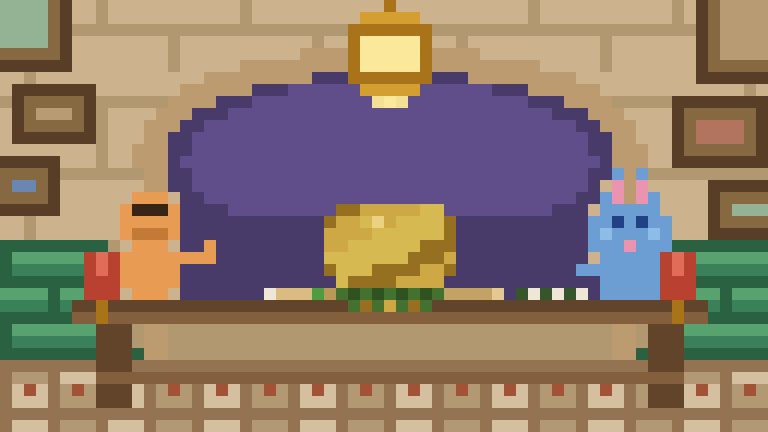

Write the Python code that produced this figure.
from PIL import Image
import math

W, H, S = 64, 36, 12
img = Image.new("RGB", (W*S, H*S), (255,255,255))
pixels = img.load()

def sp(x, y, c):
    if 0<=x<W and 0<=y<H:
        for dy in range(S):
            for dx in range(S):
                pixels[x*S+dx, y*S+dy] = c[:3]

def fl(y1, y2, x1, x2, c):
    for y in range(y1, y2+1):
        for x in range(x1, x2+1):
            sp(x, y, c)

def wrow(y, x1, x2, c):
    for x in range(x1, x2+1):
        sp(x, y, c)

def wcol(x, y1, y2, c):
    for y in range(y1, y2+1):
        sp(x, y, c)

# ── Colors ──
WALL    = (205, 178, 142)
WALL_D  = (178, 152, 112)
WALL_LT = (225, 202, 165)
ARCH_FR = (188, 155, 112)
ARCH_D  = (148, 115, 78)
ARCH_IN = (72, 58, 105)     # 拱门内部（保留，不用）
ARCH_IN2= (95, 78, 138)
TILE_GN  = (58, 128, 88)    # 绿色瓷砖主
TILE_GND = (42, 98, 65)     # 绿色瓷砖暗缝
TILE_GNL = (88, 162, 112)   # 绿色瓷砖亮
ARCH_ST = (218, 215, 205)   # 星星
TILE_A  = (215, 188, 148)
TILE_B  = (185, 155, 112)
TILE_ACC= (162, 82, 55)     # 赤陶
FLOOR_A = (212, 192, 158)
FLOOR_B = (178, 152, 115)
FLOOR_G = (148, 115, 82)    # 地砖网格
TABLE   = (98, 68, 42)
TABLE_L = (132, 95, 62)
CLOTH   = (242, 232, 215)
LAMP_G  = (212, 158, 48)    # 金色灯笼
LAMP_L  = (252, 232, 155)
LAMP_D  = (168, 115, 25)

# 菜肴
PLATE   = (238, 230, 215)
HUMMUS  = (218, 188, 130)
HUMMUS_D= (185, 152, 88)
PITA    = (228, 200, 145)
PITA_D  = (195, 162, 102)
PARSLEY = (78, 155, 65)
OLIVE   = (55, 85, 42)
JUICE   = (185, 65, 48)
JUICE_L = (225, 108, 88)
CANDLE  = (252, 238, 168)
CANDLE_B= (218, 192, 148)

# 角色 - 姜饼人
GB      = (232, 155, 82)
GB_D    = (195, 122, 55)
GB_EYE  = (55, 38, 22)

# 角色 - 蓝兔子
BUN     = (108, 158, 212)
BUN_D   = (78, 125, 182)
BUN_IN  = (235, 148, 178)
BUN_EYE = (32, 65, 132)
BUN_LT  = (142, 188, 232)

# ── 1. 墙面 ──
fl(0, 29, 0, 63, WALL)
fl(24, 29, 0, 63, WALL_D)

# 墙面砖缝（错落）
for _wy in range(0, 30):
    for _wx in range(0, 64):
        _woff = ((_wy + 4) // 6) % 2
        _wxmod = ((_wx - 32) + _woff * 6) % 12
        if (_wy + 4) % 6 == 0 or _wxmod == 0:
            if not (14 <= _wx <= 50 and _wy >= 6):  # 拱门内不画
                sp(_wx, _wy, WALL_D)

# ── 2. 摩尔拱门（宽版：x=13~51，顶部从y=6开始）──
AX = 32
# 拱门内部矩形（宽36格，高y=13~24）
fl(13, 24, 14, 50, ARCH_IN)
# 拱顶椭圆弧（均匀2格描边，中心(32,13)，半宽19，半高7.5）
import math as _am
_ea, _eb = 19.0, 7.5
for y in range(4, 14):
    for x in range(10, 55):
        _ew = ((x - AX)**2) / _ea**2 + ((y - 13)**2) / _eb**2
        if _ew <= 1.0:
            sp(x, y, ARCH_IN)
        else:
            # 检查距椭圆边界的像素距离
            _min_d = 99
            for _ny in range(y-4, y+5):
                for _nx in range(x-4, x+5):
                    _nw = ((_nx - AX)**2) / _ea**2 + ((_ny - 13)**2) / _eb**2
                    if _nw <= 1.0:
                        _min_d = min(_min_d, _am.sqrt((_nx-x)**2+(_ny-y)**2))
            if _min_d <= 2.5:
                sp(x, y, ARCH_FR)

# 拱门框架柱
fl(13, 24, 12, 13, ARCH_FR)
fl(13, 24, 51, 52, ARCH_FR)
# 柱底座
fl(24, 25, 11, 14, ARCH_D)
fl(24, 25, 50, 53, ARCH_D)

# 拱门内渐变（上部稍亮）
for y in range(6, 18):
    for x in range(15, 50):
        _ew = ((x - AX)**2) / 17.0**2 + ((y - 13)**2) / 7.0**2
        if _ew <= 1.0:
            sp(x, y, ARCH_IN2)



# ── 3. 横向绿条瓷砖腰线 y=22~29（拱门外两侧）──
for _ly in range(20, 30):
    for _lx in range(0, 64):
        # 跳过拱门区域（框架和内部）
        if 9 <= _lx <= 54:
            continue
        _rel = _ly - 20
        _loff = (_rel // 3) % 2
        _lxmod = ((_lx - 32) + _loff * 4) % 8
        _lymod = _rel % 3
        if _lymod == 0 or _lxmod == 0:
            sp(_lx, _ly, TILE_GND)
        elif _lymod == 1:
            sp(_lx, _ly, TILE_GNL)
        else:
            sp(_lx, _ly, TILE_GN)
# 拱门内不画腰线（覆盖回去）
fl(22, 24, 14, 50, ARCH_IN)
fl(22, 24, 12, 13, ARCH_FR)
fl(22, 24, 51, 52, ARCH_FR)

# 重画拱门框架柱（盖住砖缝）
fl(13, 29, 12, 13, ARCH_FR)
fl(13, 29, 51, 52, ARCH_FR)

# 横向瓷砖底边深色线
for _bx in range(0, 64):
    if not (12 <= _bx <= 52):
        sp(_bx, 29, TILE_GND)

# ── 4. 几何花砖地板 y=30~35 ──
for y in range(30, 36):
    for x in range(0, 64):
        base = (x//4 + y//4) % 2
        sp(x, y, FLOOR_A if base==0 else FLOOR_B)

for y in range(30, 36, 4):
    wrow(y, 0, 63, FLOOR_G)
for x in range(0, 64, 4):
    wcol(x, 30, 35, FLOOR_G)
# 十字点缀
for y in range(32, 36, 4):
    for x in range(2, 64, 4):
        sp(x, y, TILE_ACC)

# ── 5. 悬挂灯笼（x=32） ──
wcol(32, 0, 0, LAMP_D)  # 细链
# 灯笼体
fl(1, 2, 30, 34, LAMP_G)
fl(2, 6, 29, 35, LAMP_G)
fl(6, 7, 30, 34, LAMP_G)
# 内光
fl(3, 5, 30, 34, LAMP_L)
wrow(2, 30, 34, LAMP_D)
wrow(6, 30, 34, LAMP_D)
wcol(29, 2, 6, LAMP_D)
wcol(35, 2, 6, LAMP_D)
# 光晕
sp(32, 8, LAMP_L); sp(31, 8, (242, 225, 148)); sp(33, 8, (242, 225, 148))

# ── 6. 角色 ──
# 姜饼人 GCX=12, GCY=18（头中心y）
GCX, GCY = 12, 18

# 头
fl(GCY-2, GCY+2, GCX-2, GCX+2, GB)
sp(GCX-2, GCY-2, WALL); sp(GCX+2, GCY-2, WALL)
sp(GCX-2, GCY+2, WALL); sp(GCX+2, GCY+2, WALL)
sp(GCX-1, GCY-1, GB_EYE); sp(GCX+1, GCY-1, GB_EYE)
sp(GCX, GCY-1, GB_EYE)  # 鼻子
sp(GCX-1, GCY+1, GB_D); sp(GCX, GCY+1, GB_D); sp(GCX+1, GCY+1, GB_D)  # 嘴
# 颈
sp(GCX, GCY+2, GB); sp(GCX-1, GCY+2, GB)
# 身体
fl(GCY+3, GCY+6, GCX-2, GCX+2, GB)
sp(GCX-2, GCY+6, WALL); sp(GCX+2, GCY+6, WALL)
# 胳膊（举起，伸向食物）
wrow(GCY+3, GCX+3, GCX+5, GB)
sp(GCX+5, GCY+2, GB)
wrow(GCY+3, GCX-4, GCX-3, GB)

# 蓝兔子 BCX=52, BCY=17（头顶y）
BCX, BCY = 52, 17

# 耳朵（短，内粉）
fl(BCY-3, BCY, BCX-1, BCX-1, BUN)
fl(BCY-3, BCY, BCX+1, BCX+1, BUN)
fl(BCY-2, BCY, BCX-2, BCX-2, BUN)
fl(BCY-2, BCY, BCX+2, BCX+2, BUN)
fl(BCY-2, BCY, BCX-1, BCX-1, BUN_IN)
fl(BCY-2, BCY, BCX+1, BCX+1, BUN_IN)
sp(BCX-2, BCY-2, WALL); sp(BCX+2, BCY-2, WALL)  # 耳尖圆角

# 头
fl(BCY, BCY+4, BCX-3, BCX+3, BUN)
sp(BCX-3, BCY, WALL); sp(BCX+3, BCY, WALL)
sp(BCX-3, BCY+4, WALL); sp(BCX+3, BCY+4, WALL)
sp(BCX-1, BCY+1, BUN_EYE); sp(BCX+1, BCY+1, BUN_EYE)
sp(BCX, BCY+3, BUN_IN)  # 鼻
sp(BCX-2, BCY+2, BUN_LT); sp(BCX+2, BCY+2, BUN_LT)  # 腮红
# 身体
fl(BCY+5, BCY+8, BCX-2, BCX+2, BUN)
sp(BCX-2, BCY+8, WALL); sp(BCX+2, BCY+8, WALL)
# 胳膊
wrow(BCY+5, BCX-4, BCX-3, BUN)
wrow(BCY+5, BCX+3, BCX+5, BUN)

# ── 7. 桌子 ──
# 桌面 y=25~26
fl(25, 26, 6, 58, CLOTH)
wrow(25, 6, 58, TABLE)
wrow(26, 6, 58, TABLE_L)
# 桌腿
fl(27, 33, 8, 10, TABLE)
fl(27, 33, 54, 56, TABLE)
wrow(31, 8, 56, TABLE_L)  # 横撑

# ── 8. 餐桌上的菜 ──
# Hummus 盘（中左）x=22~33 y=24
wrow(24, 22, 33, PLATE)
wrow(24, 23, 32, HUMMUS)
sp(27, 24, HUMMUS_D); sp(28, 24, HUMMUS_D)
sp(26, 24, PARSLEY); sp(29, 24, PARSLEY)

# Pita 饼 x=34~41 y=24
wrow(24, 34, 41, PITA)
wrow(24, 35, 40, PITA_D)

# 橄榄小碟 x=43~48 y=24
wrow(24, 43, 48, PLATE)
for ox in [43, 45, 47]:
    sp(ox, 24, OLIVE)

# 石榴汁（左，姜饼人侧）x=7~9 y=21~25
fl(21, 24, 7, 9, JUICE)
fl(21, 22, 8, 8, JUICE_L)
wcol(8, 25, 26, LAMP_D)  # 杯脚

# 石榴汁（右，兔子侧）x=55~57 y=21~25
fl(21, 24, 55, 57, JUICE)
fl(21, 22, 56, 56, JUICE_L)
wcol(56, 25, 26, LAMP_D)

# 烤花椰菜（整颗，桌子中央主角）x=28~37 y=18~25
CAU_LT  = (215, 185, 82)   # 焦黄亮
CAU     = (188, 152, 55)   # 焦黄主
CAU_D   = (148, 112, 32)   # 焦暗
CAU_CH  = (205, 168, 68)   # 中间色
CAU_GN  = (68, 112, 48)    # 叶子绿
CAU_GND = (48, 82, 32)     # 叶子深绿

import math as _m
_cx, _cy = 32, 20
# 球体主体（圆形）
for _y in range(17, 26):
    for _x in range(27, 38):
        _d = _m.sqrt((_x-_cx)**2 + (_y-_cy)**2)
        if _d <= 5.2:
            _r2 = ((_x*7+_y*13) % 100) / 100
            if _d < 2:
                _c = CAU_LT
            elif _r2 > 0.6:
                _c = CAU_LT
            elif _r2 < 0.3:
                _c = CAU_D
            else:
                _c = CAU_CH
            sp(_x, _y, _c)
        elif _d <= 5.8:
            sp(_x, _y, CAU_D)

# 底部叶子
for _lx, _ly in [(28,24),(29,25),(30,24),(31,25),(32,24),(33,25),(34,24),(35,25),(36,24)]:
    sp(_lx, _ly, CAU_GN)
for _lx, _ly in [(29,24),(31,24),(33,24),(35,24)]:
    sp(_lx, _ly, CAU_GND)

# 高光
sp(30, 18, CAU_LT); sp(31, 18, (235,210,130))

# 蜡烛（备用，暂不画）
# sp(16, 23, CANDLE)
# sp(15, 24, (248, 222, 128)); sp(16, 24, (245, 212, 108)); sp(17, 24, (248, 222, 128))
# fl(25, 26, 15, 17, CANDLE_B)
# wrow(26, 15, 17, LAMP_D)


# ── 墙上挂画（两侧）──
FRM   = (88, 62, 38)    # 画框深棕
FRM_G = (135, 105, 65)  # 画框亮边
FRM_IN1 = (148, 178, 148)  # 画1内容（绿）
FRM_IN2 = (185, 155, 115)  # 画2内容（暖黄）
FRM_IN3 = (105, 135, 178)  # 画3内容（蓝）
FRM_IN4 = (178, 115, 95)   # 画4内容（橙红）

def draw_frame(x1, y1, x2, y2, inner):
    # 外框
    for fx in range(max(0,x1), min(63,x2)+1):
        for fy in range(max(0,y1), min(35,y2)+1):
            if fx==x1 or fx==x2 or fy==y1 or fy==y2:
                sp(fx, fy, FRM)
            elif fx==x1+1 or fx==x2-1 or fy==y1+1 or fy==y2-1:
                sp(fx, fy, FRM_G)
            else:
                sp(fx, fy, inner)

# 左侧挂画（靠左墙，间距1行）
draw_frame(-2, -2, 5, 5, FRM_IN1)   # 大画，超出左边
draw_frame(1, 7, 7, 11, FRM_IN2)   # 中画
draw_frame(-1, 13, 4, 17, FRM_IN3)  # 小画，超出左边

# 右侧挂画（靠右墙，间距1行）
draw_frame(58, -3, 65, 6, FRM_IN2)  # 大画，超出右边
draw_frame(56, 8, 63, 13, FRM_IN4) # 中画
draw_frame(59, 15, 65, 19, FRM_IN1) # 小画，超出右边

# 挂钩（细节）
for _hx, _hy in [(2,-2),(3,7),(1,13),(62,-3),(60,8),(62,15)]:
    sp(_hx, _hy, FRM)

img.save('/home/azureuser/.openclaw/workspace/pixel_mazra.png')
print("Saved 768x432px")
